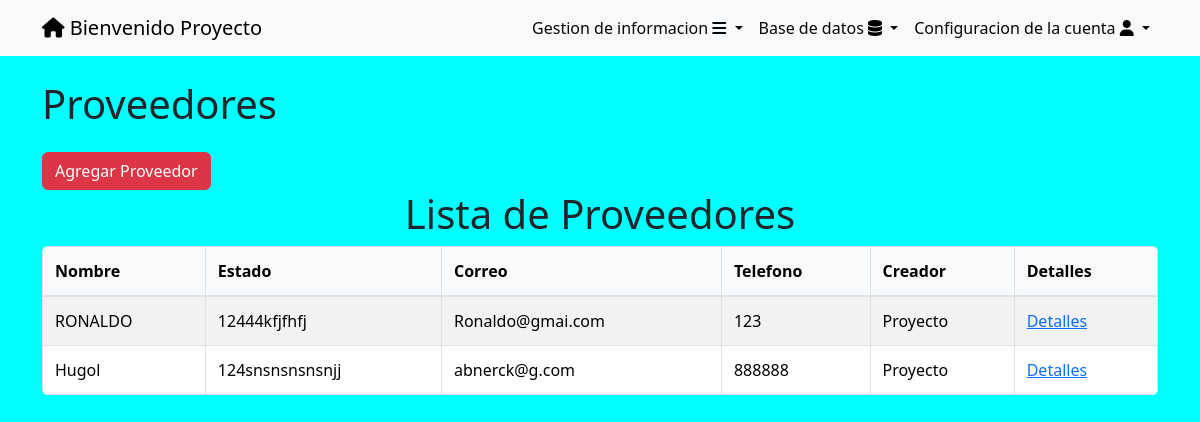
The app's page /proveedores/ (signed in) with its own data.
### tasks/models.py (models this page shows, shortened)
class Proveedor(models.Model):
    nombre = models.CharField(blank=True,null=True,max_length=100)
    correo = models.EmailField(blank=True,null=True)
    telefono = models.CharField(blank=True,null=True,max_length=100)
    estadodelprovedor = models.TextField(blank=True,null=True)
    user = models.ForeignKey(User, on_delete=models.CASCADE,blank=True, null=True)

### tasks/views.py (the view)
# urls.py: path('proveedores/',views.proveedores,name='proveedores'),
@login_required
def proveedores(request):
    if request.user.is_superuser:
        proveedores = Proveedor.objects.all()
    else:
        proveedores = Proveedor.objects.all()
    return render(request, 'proveedores.html', {
        'proveedores': proveedores,
    })

### tasks/templates/proveedores.html (shortened to what this page needs)
{% extends 'base.html' %}
{% block content %}
<body>
    <div class="container mt-4">
        <a href="/proveedores/" class="text-dark text-decoration-none"><h1>Proveedores</h1></a>
        {% if user.is_superuser or user.is_staff %}
    <a href="/proveedores/create/" class="btn btn-danger mt-3">Agregar Proveedor</a>
    {% endif %}
    </div>
    <main class="container">
        <div class="table-responsive rounded">
            <center> <h1>Lista de Proveedores</h1> </center>
            <table id="tablaProveedores" class="table table-bordered table-striped rounded">
                <thead class="thead-dark">
                    <tr>
                        <th>Nombre</th>
                        <th>Estado</th>
                        <th>Correo</th>
                        <th>Telefono</th>
                        <th>Creador</th>
                        {% if user.is_superuser or user.is_staff %}
                        <th>Detalles </th>
                        {% endif %}
                    </tr>
                </thead>
                <tbody>
                    {% for proveedor in proveedores %}
                    <tr>
                        <td>{{ proveedor.nombre }}</td>
                        <td>{{ proveedor.estadodelprovedor }}</td>
                        <td>{{ proveedor.correo }}</td>
                        <td>{{ proveedor.telefono }}</td>
                        <td>{{ proveedor.user.username }}</td>
                        {% if user.is_superuser or user.is_staff %}
                        <td><a href="{% url 'proveedor_detail' proveedor.id %}">Detalles</a></td>
                        {% endif %}
                    </tr>
                    {% endfor %}
                </tbody>
            </table>
        </div>
    </main>
</body>
{% endblock %}

### tasks/templates/base.html (shortened to what this page needs)
<!DOCTYPE html>
<html lang="en">
<head>
    <link rel="stylesheet" href="https://cdn.jsdelivr.net/npm/bootstrap@5.3.2/dist/css/bootstrap.min.css">
    <link rel="stylesheet" href="https://cdnjs.cloudflare.com/ajax/libs/font-awesome/6.4.2/css/all.min.css">
    <link rel="stylesheet" href="https://cdn.jsdelivr.net/npm/bootstrap@5.3.2/dist/css/bootstrap.min.css">
</head>
<body>
    <nav class="navbar navbar-expand-lg bg-body-tertiary">
        <div class="container">
            {% if user.is_authenticated %}
            <a class="navbar-brand" href="/" id="uno"> <i class="fa-solid fa-house" style="color: #000000;"></i>
                Bienvenido {{user.username}}</a>
            {% endif %}
            {% if user.is_authenticated %}
            <div class="collapse navbar-collapse" id="navbarSupportedContent">
                <ul class="navbar-nav ms-auto">
                    <li class="nav-item dropdown">
                        <a class="nav-link dropdown-toggle" href="#" role="button" data-bs-toggle="dropdown"
                            aria-expanded="false">
                            Gestion de informacion <i class="fa-solid fa-bars" style="color: #00040b;"></i>
                        </a>
                    </li>
                    {% if user.is_superuser %}
                    <li class="nav-item dropdown">
                        <a class="nav-link dropdown-toggle" href="#" role="button" data-bs-toggle="dropdown"
                            aria-expanded="false">
                            Base de datos <i class="fa-solid fa-database" style="color: #000000;"></i>
                        </a>
                        {% endif %}
                    <li class="nav-item dropdown">
                        <a class="nav-link dropdown-toggle" href="#" role="button" data-bs-toggle="dropdown"
                            aria-expanded="false">
                            Configuracion de la cuenta <i class="fa-solid fa-user" style="color: #000000;"></i>
                        </a>
            {% endif %}
        </div>
    </nav>
</body>
</html>
{% block content %}
{% endblock %}

### tasks/templates/base.html (style rules this page uses)
.nav-link { display: block; text-decoration: none; color: #080404; padding: 5px; }

### tasks/templates/proveedores.html (style rules this page uses)
.table { width: 100%; margin-bottom: 1rem; color: #333; }
.table th, .table td { padding: 0.75rem; vertical-align: top; border-top: 1px solid #dee2e6; }
.table thead th { vertical-align: bottom; border-bottom: 2px solid #dee2e6; background-color: #f8f9fa; }
.table-striped tbody tr:nth-of-type(odd) { background-color: rgba(0, 0, 0, 0.05); }
.rounded { border-radius: 1em; overflow: hidden; }
body { background-color: aqua; background-size: cover; }

### records on screen
Proveedor: nombre "RONALDO", estadodelprovedor "12444kfjfhfj", correo "Ronaldo@gmai.com", telefono "123", user.username "Proyecto"
Proveedor: nombre "Hugol", estadodelprovedor "124snsnsnsnsnjj", correo "abnerck@g.com", telefono "888888", user.username "Proyecto"

### other values on screen
{{ user.username }} "Proyecto"
